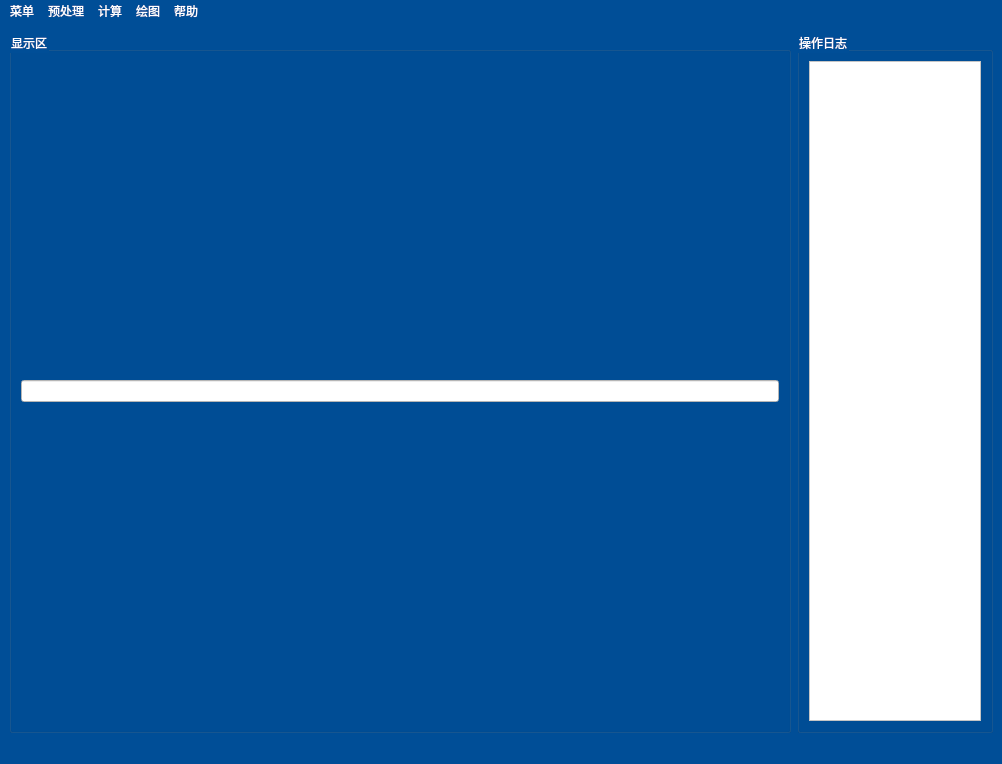
<?xml version="1.0" encoding="UTF-8"?>
<ui version="4.0">
 <class>MainWindow</class>
 <widget class="QMainWindow" name="MainWindow">
  <property name="geometry">
   <rect>
    <x>0</x>
    <y>0</y>
    <width>1002</width>
    <height>764</height>
   </rect>
  </property>
  <property name="windowTitle">
   <string>深井（地）电磁场数据预处理软件</string>
  </property>
  <property name="windowIcon">
   <iconset>
    <normaloff>../image/矢量图标/统计分析界面.png</normaloff>../image/矢量图标/统计分析界面.png</iconset>
  </property>
  <property name="styleSheet">
   <string notr="true">background-color: rgb(0, 78, 151);
color: rgb(255, 255, 255);</string>
  </property>
  <widget class="QWidget" name="centralwidget">
   <layout class="QHBoxLayout" name="horizontalLayout" stretch="8,2">
    <item>
     <widget class="QGroupBox" name="groupBox">
      <property name="title">
       <string>显示区</string>
      </property>
      <layout class="QVBoxLayout" name="verticalLayout" stretch="0">
       <item>
        <widget class="QLineEdit" name="lineEdit">
         <property name="styleSheet">
          <string notr="true">background-color: rgb(255, 255, 255);
color:rgb(0, 0, 0)</string>
         </property>
         <property name="readOnly">
          <bool>true</bool>
         </property>
        </widget>
       </item>
      </layout>
     </widget>
    </item>
    <item>
     <widget class="QGroupBox" name="groupBox_2">
      <property name="title">
       <string>操作日志</string>
      </property>
      <layout class="QVBoxLayout" name="verticalLayout_2" stretch="0">
       <item>
        <widget class="QPlainTextEdit" name="plainTextEdit">
         <property name="styleSheet">
          <string notr="true">background-color: rgb(255, 255, 255);
color:rgb(0, 0, 0)</string>
         </property>
         <property name="readOnly">
          <bool>true</bool>
         </property>
        </widget>
       </item>
      </layout>
     </widget>
    </item>
   </layout>
  </widget>
  <widget class="QMenuBar" name="menubar">
   <property name="geometry">
    <rect>
     <x>0</x>
     <y>0</y>
     <width>1002</width>
     <height>33</height>
    </rect>
   </property>
   <property name="autoFillBackground">
    <bool>false</bool>
   </property>
   <property name="defaultUp">
    <bool>false</bool>
   </property>
   <widget class="QMenu" name="menu">
    <property name="title">
     <string>菜单</string>
    </property>
    <widget class="QMenu" name="menu_6">
     <property name="title">
      <string>打开</string>
     </property>
     <addaction name="action1"/>
     <addaction name="action2"/>
     <addaction name="action3"/>
     <addaction name="action4"/>
     <addaction name="action5"/>
    </widget>
    <addaction name="menu_6"/>
    <addaction name="actionclose"/>
    <addaction name="actionsave"/>
   </widget>
   <widget class="QMenu" name="menu_2">
    <property name="title">
     <string>计算</string>
    </property>
    <addaction name="actionpsd"/>
    <addaction name="actionpdf"/>
    <addaction name="actionallen"/>
    <addaction name="actionwavelt"/>
    <addaction name="actionpca"/>
   </widget>
   <widget class="QMenu" name="menu_3">
    <property name="title">
     <string>绘图</string>
    </property>
    <widget class="QMenu" name="menu_8">
     <property name="title">
      <string>打开绘图选项</string>
     </property>
     <addaction name="action01"/>
     <addaction name="action02"/>
     <addaction name="action03"/>
     <addaction name="action04"/>
     <addaction name="action05"/>
     <addaction name="action06"/>
     <addaction name="action07"/>
     <addaction name="separator"/>
     <addaction name="action08"/>
     <addaction name="action09"/>
     <addaction name="action10"/>
     <addaction name="action11"/>
    </widget>
    <addaction name="menu_8"/>
    <addaction name="actionreviewmap"/>
    <addaction name="actionjocread"/>
   </widget>
   <widget class="QMenu" name="menu_4">
    <property name="title">
     <string>帮助</string>
    </property>
   </widget>
   <widget class="QMenu" name="menu_5">
    <property name="tearOffEnabled">
     <bool>false</bool>
    </property>
    <property name="title">
     <string>预处理</string>
    </property>
    <property name="separatorsCollapsible">
     <bool>false</bool>
    </property>
    <widget class="QMenu" name="menu_7">
     <property name="title">
      <string>滤波</string>
     </property>
     <addaction name="action1_2"/>
     <addaction name="action2_2"/>
     <addaction name="action3_2"/>
     <addaction name="action4_2"/>
    </widget>
    <addaction name="actiondegress"/>
    <addaction name="actiondegress_2"/>
    <addaction name="actioncalibration"/>
    <addaction name="menu_7"/>
   </widget>
   <addaction name="menu"/>
   <addaction name="menu_5"/>
   <addaction name="menu_2"/>
   <addaction name="menu_3"/>
   <addaction name="menu_4"/>
  </widget>
  <widget class="QStatusBar" name="statusbar"/>
  <action name="actionclose">
   <property name="text">
    <string>关闭</string>
   </property>
  </action>
  <action name="actionsave">
   <property name="text">
    <string>保存</string>
   </property>
  </action>
  <action name="actionpsd">
   <property name="text">
    <string>功率谱密度</string>
   </property>
  </action>
  <action name="actionpdf">
   <property name="text">
    <string>功率谱概率密度</string>
   </property>
  </action>
  <action name="actionallen">
   <property name="text">
    <string>艾伦方差</string>
   </property>
  </action>
  <action name="actionwavelt">
   <property name="text">
    <string>小波变换</string>
   </property>
  </action>
  <action name="actiondegress">
   <property name="text">
    <string>去趋势</string>
   </property>
  </action>
  <action name="actiondegress_2">
   <property name="text">
    <string>去仪器响应</string>
   </property>
  </action>
  <action name="actioncalibration">
   <property name="text">
    <string>电磁场校正</string>
   </property>
  </action>
  <action name="actionpca">
   <property name="text">
    <string>主成分分析并可视化结果</string>
   </property>
  </action>
  <action name="action1">
   <property name="text">
    <string>一键读取</string>
   </property>
  </action>
  <action name="action2">
   <property name="text">
    <string>读取mat时间序列数据</string>
   </property>
  </action>
  <action name="action3">
   <property name="text">
    <string>读取cfg参数</string>
   </property>
  </action>
  <action name="action4">
   <property name="text">
    <string>打开工程配置窗口</string>
   </property>
  </action>
  <action name="action1_2">
   <property name="text">
    <string>FIR滤波</string>
   </property>
  </action>
  <action name="action2_2">
   <property name="text">
    <string>IIR滤波</string>
   </property>
  </action>
  <action name="action3_2">
   <property name="text">
    <string>自适应滤波</string>
   </property>
  </action>
  <action name="actionreviewmap">
   <property name="text">
    <string>打开场景窗口</string>
   </property>
  </action>
  <action name="actionjocread">
   <property name="text">
    <string>工程配置环境</string>
   </property>
  </action>
  <action name="action01">
   <property name="text">
    <string>绘制功率谱密度图</string>
   </property>
  </action>
  <action name="action02">
   <property name="text">
    <string>绘制功率谱概率密度图</string>
   </property>
  </action>
  <action name="action03">
   <property name="text">
    <string>绘制艾伦方差图</string>
   </property>
  </action>
  <action name="action04">
   <property name="text">
    <string>绘制小波变换图</string>
   </property>
  </action>
  <action name="action05">
   <property name="text">
    <string>绘制主成分分析图</string>
   </property>
  </action>
  <action name="action06">
   <property name="text">
    <string>绘制级联滤波图</string>
   </property>
  </action>
  <action name="action07">
   <property name="text">
    <string>绘制时间序列图</string>
   </property>
  </action>
  <action name="action08">
   <property name="text">
    <string>绘制时域处理滤波前后对比图</string>
   </property>
  </action>
  <action name="action09">
   <property name="text">
    <string>绘制功率谱滤波前后对比图</string>
   </property>
  </action>
  <action name="action10">
   <property name="text">
    <string>绘制艾伦方差滤波前后对比图</string>
   </property>
  </action>
  <action name="action11">
   <property name="text">
    <string>绘制标定频率响应曲线</string>
   </property>
  </action>
  <action name="action5">
   <property name="text">
    <string>修改参数</string>
   </property>
  </action>
  <action name="action6">
   <property name="text">
    <string>打开AttsExport格式mat数据</string>
   </property>
  </action>
  <action name="action4_2">
   <property name="text">
    <string>快速带阻滤波</string>
   </property>
  </action>
 </widget>
 <resources/>
 <connections/>
</ui>
